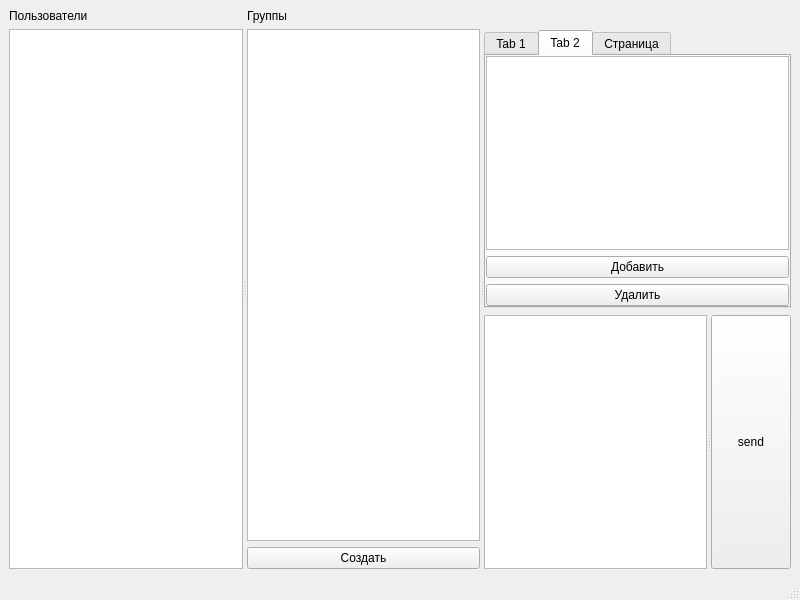
<?xml version="1.0" encoding="UTF-8"?>
<ui version="4.0">
 <class>ChatWindow</class>
 <widget class="QMainWindow" name="ChatWindow">
  <property name="geometry">
   <rect>
    <x>0</x>
    <y>0</y>
    <width>800</width>
    <height>600</height>
   </rect>
  </property>
  <property name="windowTitle">
   <string>MainWindow</string>
  </property>
  <widget class="QWidget" name="centralwidget">
   <layout class="QGridLayout" name="gridLayout">
    <item row="0" column="0">
     <widget class="QSplitter" name="splitter">
      <property name="orientation">
       <enum>Qt::Orientation::Horizontal</enum>
      </property>
      <widget class="QWidget" name="layoutWidget">
       <layout class="QFormLayout" name="formLayout">
        <item row="1" column="0" colspan="2">
         <widget class="QListView" name="usersEdit">
          <property name="enabled">
           <bool>true</bool>
          </property>
         </widget>
        </item>
        <item row="0" column="0" colspan="2">
         <widget class="QLabel" name="label">
          <property name="text">
           <string>Пользователи</string>
          </property>
         </widget>
        </item>
       </layout>
      </widget>
      <widget class="QWidget" name="layoutWidget">
       <layout class="QFormLayout" name="formLayout_2">
        <property name="horizontalSpacing">
         <number>7</number>
        </property>
        <item row="1" column="0" colspan="2">
         <widget class="QListView" name="groupsEdit"/>
        </item>
        <item row="0" column="0" colspan="2">
         <widget class="QLabel" name="label_3">
          <property name="lineWidth">
           <number>1</number>
          </property>
          <property name="text">
           <string>Группы</string>
          </property>
         </widget>
        </item>
        <item row="2" column="0" colspan="2">
         <widget class="QPushButton" name="createGroupBut">
          <property name="text">
           <string>Создать</string>
          </property>
         </widget>
        </item>
       </layout>
      </widget>
      <widget class="QWidget" name="chatContainer" native="true">
       <property name="sizePolicy">
        <sizepolicy hsizetype="Expanding" vsizetype="Expanding">
         <horstretch>0</horstretch>
         <verstretch>0</verstretch>
        </sizepolicy>
       </property>
       <layout class="QVBoxLayout" name="verticalLayout" stretch="0">
        <property name="spacing">
         <number>7</number>
        </property>
        <property name="leftMargin">
         <number>0</number>
        </property>
        <property name="topMargin">
         <number>0</number>
        </property>
        <property name="rightMargin">
         <number>0</number>
        </property>
        <property name="bottomMargin">
         <number>0</number>
        </property>
        <item>
         <layout class="QVBoxLayout" name="verticalLayout_2" stretch="0,0,1">
          <property name="topMargin">
           <number>0</number>
          </property>
          <item>
           <widget class="QLabel" name="label_4">
            <property name="text">
             <string/>
            </property>
           </widget>
          </item>
          <item>
           <widget class="QStackedWidget" name="stackedWidget">
            <property name="currentIndex">
             <number>1</number>
            </property>
            <widget class="QWidget" name="persChatBox">
             <layout class="QGridLayout" name="gridLayout_2">
              <property name="leftMargin">
               <number>0</number>
              </property>
              <property name="topMargin">
               <number>0</number>
              </property>
              <property name="rightMargin">
               <number>0</number>
              </property>
              <property name="bottomMargin">
               <number>0</number>
              </property>
              <property name="horizontalSpacing">
               <number>7</number>
              </property>
              <item row="0" column="0">
               <widget class="QTextBrowser" name="persChatEdit"/>
              </item>
             </layout>
            </widget>
            <widget class="QWidget" name="groupChatBox">
             <layout class="QGridLayout" name="gridLayout_3">
              <property name="leftMargin">
               <number>0</number>
              </property>
              <property name="topMargin">
               <number>0</number>
              </property>
              <property name="rightMargin">
               <number>0</number>
              </property>
              <property name="bottomMargin">
               <number>0</number>
              </property>
              <item row="0" column="0">
               <widget class="QTabWidget" name="tabWidget">
                <property name="currentIndex">
                 <number>1</number>
                </property>
                <widget class="QWidget" name="chat">
                 <attribute name="title">
                  <string>Tab 1</string>
                 </attribute>
                 <layout class="QGridLayout" name="gridLayout_5">
                  <property name="leftMargin">
                   <number>0</number>
                  </property>
                  <property name="topMargin">
                   <number>0</number>
                  </property>
                  <property name="rightMargin">
                   <number>0</number>
                  </property>
                  <property name="bottomMargin">
                   <number>0</number>
                  </property>
                  <item row="0" column="0">
                   <widget class="QTextBrowser" name="groupChatEdit"/>
                  </item>
                 </layout>
                </widget>
                <widget class="QWidget" name="participants">
                 <attribute name="title">
                  <string>Tab 2</string>
                 </attribute>
                 <layout class="QGridLayout" name="gridLayout_4">
                  <property name="leftMargin">
                   <number>0</number>
                  </property>
                  <property name="topMargin">
                   <number>0</number>
                  </property>
                  <property name="rightMargin">
                   <number>0</number>
                  </property>
                  <property name="bottomMargin">
                   <number>0</number>
                  </property>
                  <item row="0" column="0">
                   <widget class="QListView" name="groupUsers"/>
                  </item>
                  <item row="1" column="0">
                   <widget class="QPushButton" name="addParticipBut">
                    <property name="text">
                     <string>Добавить</string>
                    </property>
                   </widget>
                  </item>
                  <item row="2" column="0">
                   <widget class="QPushButton" name="delParticip">
                    <property name="text">
                     <string>Удалить</string>
                    </property>
                   </widget>
                  </item>
                 </layout>
                </widget>
                <widget class="QWidget" name="settings">
                 <attribute name="title">
                  <string>Страница</string>
                 </attribute>
                 <layout class="QGridLayout" name="gridLayout_6">
                  <item row="0" column="0">
                   <widget class="QPushButton" name="delGroupButton">
                    <property name="text">
                     <string>Удалить группу</string>
                    </property>
                   </widget>
                  </item>
                  <item row="1" column="0">
                   <spacer name="verticalSpacer">
                    <property name="orientation">
                     <enum>Qt::Orientation::Vertical</enum>
                    </property>
                    <property name="sizeHint" stdset="0">
                     <size>
                      <width>20</width>
                      <height>40</height>
                     </size>
                    </property>
                   </spacer>
                  </item>
                 </layout>
                </widget>
               </widget>
              </item>
             </layout>
            </widget>
           </widget>
          </item>
          <item>
           <widget class="QSplitter" name="splitter_3">
            <property name="orientation">
             <enum>Qt::Orientation::Horizontal</enum>
            </property>
            <widget class="QTextEdit" name="messageEdit"/>
            <widget class="QPushButton" name="sendButton">
             <property name="text">
              <string>send</string>
             </property>
            </widget>
           </widget>
          </item>
         </layout>
        </item>
       </layout>
      </widget>
     </widget>
    </item>
   </layout>
  </widget>
  <widget class="QStatusBar" name="statusbar"/>
 </widget>
 <resources/>
 <connections/>
</ui>
